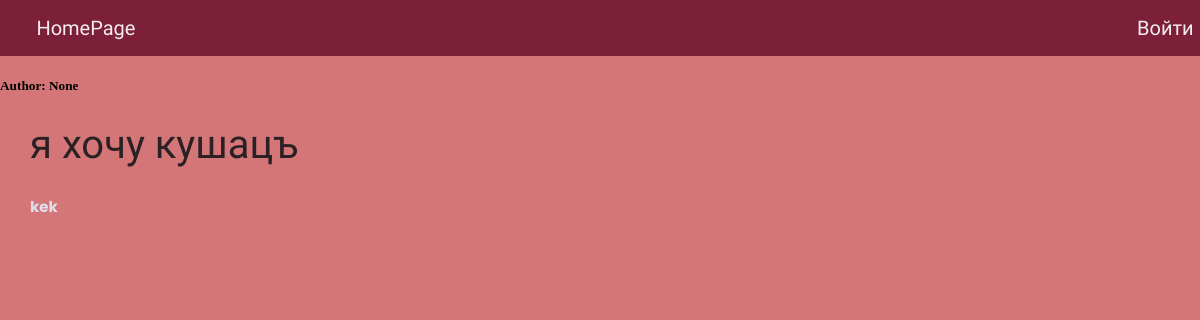
The app's page /id/6/, older data.
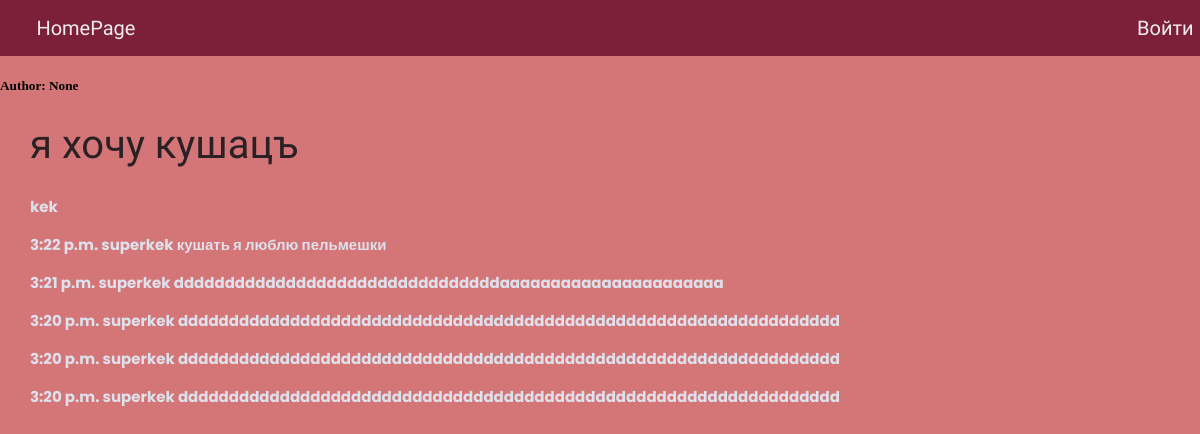
The same page, newer data.
### news/models.py (models this page shows, shortened)
class News(models.Model):
    author = models.ForeignKey(User, null=True, on_delete=models.SET_NULL)
    article = models.CharField(max_length=100)
    body = models.TextField(blank=True, null=True)
    commentary = models.ManyToManyField(Commentaries)

class Commentaries(models.Model):
    class Meta:
        ordering = ['-date']
    user = models.ForeignKey(User, null=True, on_delete=models.SET_NULL)
    date = models.DateTimeField(auto_now_add=True)
    text = models.TextField(blank=False, null=True)

### news/views.py (the view)
# urls.py: path('id/<int:pk>/', detail_view),
def detail_view(request, pk):
    try:
        obj = News.objects.get(id=pk)
    except:
        raise Http404
    return render(request, 'news/detail.html', {'single_object': obj})

### templates/news/detail.html (shortened to what this page needs)
{% extends "base.html" %}
{% block content %}
<h5>Author: {{ single_object.author }}</h5>
<h1>{{ single_object.article }}</h1>
{% include 'news/detail_snippet.html' with single_object=single_object %}
{% for c in single_object.commentary.all %}
    <p>
        {{ c.date.time }}
        {{ c.user }}
        {{ c.text }}
    </p>
{% endfor %}
{% endblock %}

### templates/base.html (shortened to what this page needs)
<!DOCTYPE html>
<html lang="en">
<head>
</head>
<body>
    {% include "navbar.html" %}
    <div class="main-cont">
        {% block content %}
        {% endblock %}
    </div>
</body>
</html>

### templates/navbar.html (shortened to what this page needs)
<nav class="navbar">
    <a href="/">HomePage</a>
    <div class="nav-menu">
        {% if user.is_authenticated %}
            <span>username: {{ user }}</span>
            <a class="logout" href="/logout">Выйти</a>
        {% else %}
            <div class="wrapper">
                <a class="login" href="/login">Войти</a>
            </div>
        {% endif %}
    </div>
</nav>

### templates/news/detail_snippet.html
{% if single_object.body %}
    <p>{{ single_object.body }}</p>
{% else %}
    <p>kek</p>
{% endif %}

### templates/base.html (style rules this page uses)
body { margin: 0; padding: 0; height: 100vh; background: #d47677; }
.navbar { padding: 1em 0.4em; background: #7c203a; display: flex; justify-content: space-between; align-items: center; }
a { color: #f5eded; font-family: 'Akaya Telivigala', cursive; font-size: 20px; margin-left: 30px; text-decoration: none; }
h1 { color: #2b2024; font-weight: 500; font-size: 2.5em; font-family: 'Shippori Mincho B1', serif; margin-left: 30px; }
p { color: #dee1ec; font-weight: 700; font-size: 15px; font-family: 'Poppins', sans-serif; margin-left: 30px; display: flex; flex-direction: column; justify-content: flex-start; align-items: flex-start; }

Row changes from the older to the newer data that the page shows:
added Commentaries: date.time "3:22 p.m.", user "superkek", text "кушать я люблю пельмешки"
added Commentaries: date.time "3:21 p.m.", user "superkek", text "ddddddddddddddddddddddddddddddddaaaaaaaaaaaaaaaaaaaaaa"
added Commentaries: date.time "3:20 p.m.", user "superkek", text "ddddddddddddddddddddddddddddddddddddddddddddddddddddddddddddddddd"
added Commentaries: date.time "3:20 p.m.", user "superkek", text "ddddddddddddddddddddddddddddddddddddddddddddddddddddddddddddddddd"
added Commentaries: date.time "3:20 p.m.", user "superkek", text "ddddddddddddddddddddddddddddddddddddddddddddddddddddddddddddddddd"
